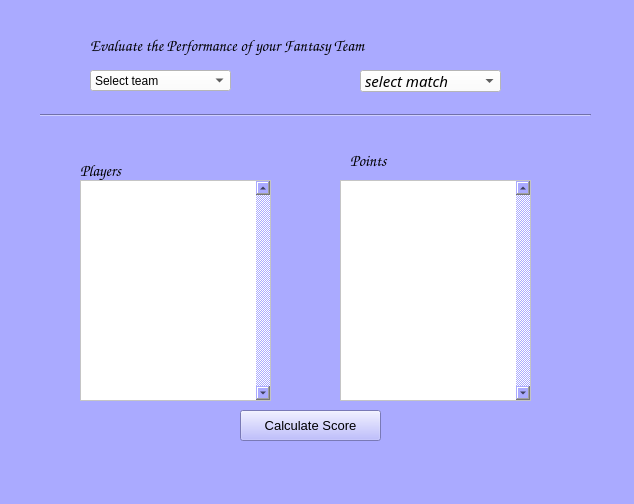
<?xml version="1.0" encoding="UTF-8"?>
<ui version="4.0">
 <class>evaluate_team</class>
 <widget class="QDialog" name="evaluate_team">
  <property name="geometry">
   <rect>
    <x>0</x>
    <y>0</y>
    <width>634</width>
    <height>504</height>
   </rect>
  </property>
  <property name="windowTitle">
   <string>Dialog</string>
  </property>
  <property name="styleSheet">
   <string notr="true">background-color: rgb(170, 170, 255);</string>
  </property>
  <widget class="QLabel" name="label">
   <property name="geometry">
    <rect>
     <x>90</x>
     <y>20</y>
     <width>391</width>
     <height>51</height>
    </rect>
   </property>
   <property name="font">
    <font>
     <family>Comic Sans MS</family>
     <pointsize>12</pointsize>
    </font>
   </property>
   <property name="text">
    <string>Evaluate the Performance of your Fantasy Team</string>
   </property>
  </widget>
  <widget class="QComboBox" name="selectteam_cb">
   <property name="geometry">
    <rect>
     <x>90</x>
     <y>70</y>
     <width>141</width>
     <height>21</height>
    </rect>
   </property>
   <property name="styleSheet">
    <string notr="true">background-color: rgb(255, 255, 255);
font: 75 italic 10pt &quot;Century Gothic&quot;;</string>
   </property>
   <property name="currentText">
    <string>Select team</string>
   </property>
   <item>
    <property name="text">
     <string>Select team</string>
    </property>
   </item>
  </widget>
  <widget class="QComboBox" name="selectmatch_cb">
   <property name="enabled">
    <bool>true</bool>
   </property>
   <property name="geometry">
    <rect>
     <x>360</x>
     <y>70</y>
     <width>141</width>
     <height>22</height>
    </rect>
   </property>
   <property name="font">
    <font>
     <family>Century Gothic</family>
     <pointsize>11</pointsize>
     <weight>9</weight>
     <italic>true</italic>
     <bold>false</bold>
    </font>
   </property>
   <property name="styleSheet">
    <string notr="true">background-color: rgb(255, 255, 255);
font: 75 italic 11pt &quot;Century Gothic&quot;;</string>
   </property>
   <item>
    <property name="text">
     <string extracomment="select amatch">select match</string>
    </property>
   </item>
   <item>
    <property name="text">
     <string>Match1</string>
    </property>
   </item>
  </widget>
  <widget class="Line" name="line">
   <property name="geometry">
    <rect>
     <x>40</x>
     <y>95</y>
     <width>551</width>
     <height>41</height>
    </rect>
   </property>
   <property name="styleSheet">
    <string notr="true">color: rgb(0, 0, 0);</string>
   </property>
   <property name="orientation">
    <enum>Qt::Horizontal</enum>
   </property>
  </widget>
  <widget class="QLabel" name="label_2">
   <property name="geometry">
    <rect>
     <x>80</x>
     <y>160</y>
     <width>81</width>
     <height>21</height>
    </rect>
   </property>
   <property name="font">
    <font>
     <family>Comic Sans MS</family>
     <pointsize>12</pointsize>
     <weight>50</weight>
     <bold>false</bold>
    </font>
   </property>
   <property name="text">
    <string>Players</string>
   </property>
  </widget>
  <widget class="QLabel" name="label_3">
   <property name="geometry">
    <rect>
     <x>350</x>
     <y>150</y>
     <width>81</width>
     <height>21</height>
    </rect>
   </property>
   <property name="font">
    <font>
     <family>Comic Sans MS</family>
     <pointsize>12</pointsize>
     <weight>50</weight>
     <bold>false</bold>
    </font>
   </property>
   <property name="text">
    <string>Points</string>
   </property>
  </widget>
  <widget class="QPushButton" name="calcscore_btn">
   <property name="enabled">
    <bool>true</bool>
   </property>
   <property name="geometry">
    <rect>
     <x>240</x>
     <y>410</y>
     <width>141</width>
     <height>31</height>
    </rect>
   </property>
   <property name="font">
    <font>
     <family>Arial</family>
     <pointsize>10</pointsize>
     <weight>9</weight>
     <italic>false</italic>
     <bold>false</bold>
    </font>
   </property>
   <property name="cursor">
    <cursorShape>ArrowCursor</cursorShape>
   </property>
   <property name="statusTip">
    <string>calculating score</string>
   </property>
   <property name="styleSheet">
    <string notr="true">font: 75 10pt &quot;Arial&quot;;</string>
   </property>
   <property name="text">
    <string>Calculate Score</string>
   </property>
   <property name="autoDefault">
    <bool>false</bool>
   </property>
  </widget>
  <widget class="QListWidget" name="players_lw">
   <property name="geometry">
    <rect>
     <x>80</x>
     <y>180</y>
     <width>191</width>
     <height>221</height>
    </rect>
   </property>
   <property name="font">
    <font>
     <family>Comic Sans MS</family>
     <pointsize>10</pointsize>
     <weight>75</weight>
     <bold>true</bold>
    </font>
   </property>
   <property name="styleSheet">
    <string notr="true">background-color: rgb(255, 255, 255);</string>
   </property>
   <property name="verticalScrollBarPolicy">
    <enum>Qt::ScrollBarAlwaysOn</enum>
   </property>
   <property name="defaultDropAction">
    <enum>Qt::IgnoreAction</enum>
   </property>
   <property name="selectionMode">
    <enum>QAbstractItemView::NoSelection</enum>
   </property>
  </widget>
  <widget class="QListWidget" name="scores_lw">
   <property name="geometry">
    <rect>
     <x>340</x>
     <y>180</y>
     <width>191</width>
     <height>221</height>
    </rect>
   </property>
   <property name="font">
    <font>
     <family>Comic Sans MS</family>
     <pointsize>10</pointsize>
     <weight>75</weight>
     <bold>true</bold>
    </font>
   </property>
   <property name="styleSheet">
    <string notr="true">background-color: rgb(255, 255, 255);</string>
   </property>
   <property name="verticalScrollBarPolicy">
    <enum>Qt::ScrollBarAlwaysOn</enum>
   </property>
   <property name="selectionMode">
    <enum>QAbstractItemView::NoSelection</enum>
   </property>
  </widget>
 </widget>
 <resources/>
 <connections/>
</ui>
